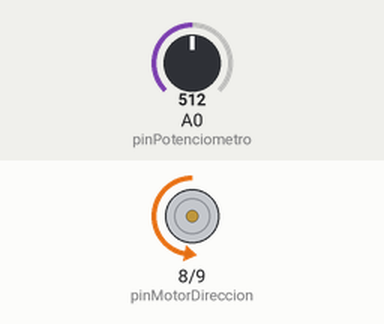
Simulated run of this sketch. Board: Arduino Uno, built with avr-gcc and run on an emulated ATmega328P. Shown: direction and speed pins drawn as motors (green arrow = direction pin HIGH = forward, orange = LOW = backward, longer = more drive). Inputs (shaded band) come from the test bench; at power-on: A0 (pinPotenciometro) = 512.

Above: at 1.2 s.
1.3 s: A0 (pinPotenciometro) set to 716
At 2.2 s:
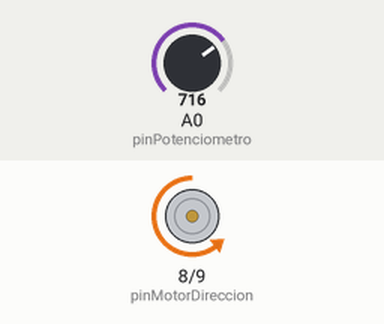
2.8 s: A0 (pinPotenciometro) set to 900
At 3.4 s:
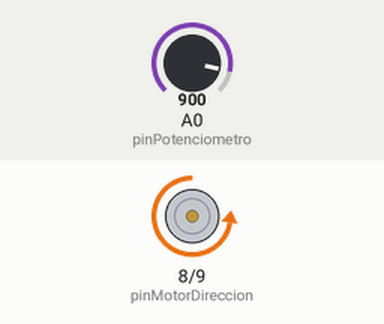
4.3 s: A0 (pinPotenciometro) set to 511
At 5.5 s:
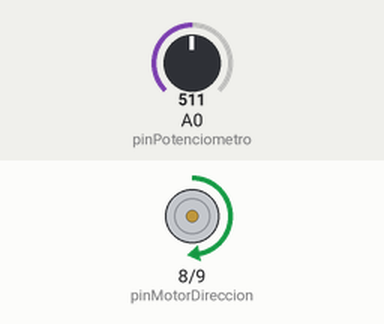
5.8 s: A0 (pinPotenciometro) set to 122
At 6.8 s:
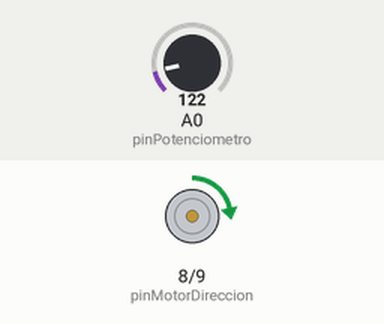
7.3 s: A0 (pinPotenciometro) set to 0
At 8.0 s:
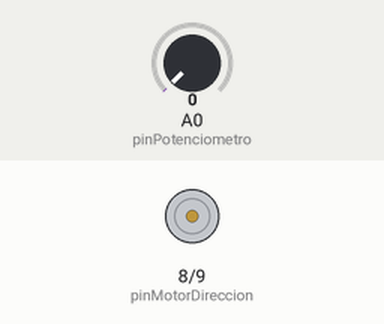
Timing chart, 0 to 9.8 s (numbered marks = the images above; inputs shaded):
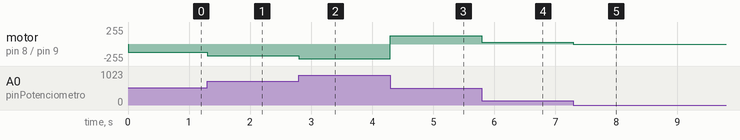

Measured:
- after the input at 1.3 s, motor on pin 8 (pinMotorDireccion) / pin 9 (pinMotorPWM): backward 127/255 → backward 178/255 at once
- after the input at 2.8 s, motor on pin 8 (pinMotorDireccion) / pin 9 (pinMotorPWM): backward 178/255 → backward 224/255 at once
- after the input at 4.3 s, motor on pin 8 (pinMotorDireccion) / pin 9 (pinMotorPWM): backward 224/255 → forward 127/255 at once
- after the input at 5.8 s, motor on pin 8 (pinMotorDireccion) / pin 9 (pinMotorPWM): forward 127/255 → forward 30/255 at once
- after the input at 7.3 s, motor on pin 8 (pinMotorDireccion) / pin 9 (pinMotorPWM): forward 30/255 → stopped at once

The sketch:

IBT2_Potenciometro.ino
```cpp
// Definir pines
const int pinPotenciometro = A0;  //potenciómetro

//Conexiones driver al Arduino
const int pinMotorPWM = 9;       //pin PWM del driver IBT2
const int pinMotorDireccion = 8; //pin de dirección del driver IBT2

void setup() {
  pinMode(pinPotenciometro, INPUT);
  pinMode(pinMotorPWM, OUTPUT);
  pinMode(pinMotorDireccion, OUTPUT);
}

void loop() {
  //Valor del potenciómetro
  int valorPotenciometro = analogRead(pinPotenciometro);

  //Mapea el valor del potenciómetro al rango de velocidad del motor
  int velocidadMotor = map(valorPotenciometro, 0, 1023, 0, 255);

  //Obtener la dirección del motor (horario o antihorario)
  int direccionMotor = (valorPotenciometro < 512) ? HIGH : LOW;

  //Controlar el motor
  analogWrite(pinMotorPWM, velocidadMotor);
  digitalWrite(pinMotorDireccion, direccionMotor);
}
```
